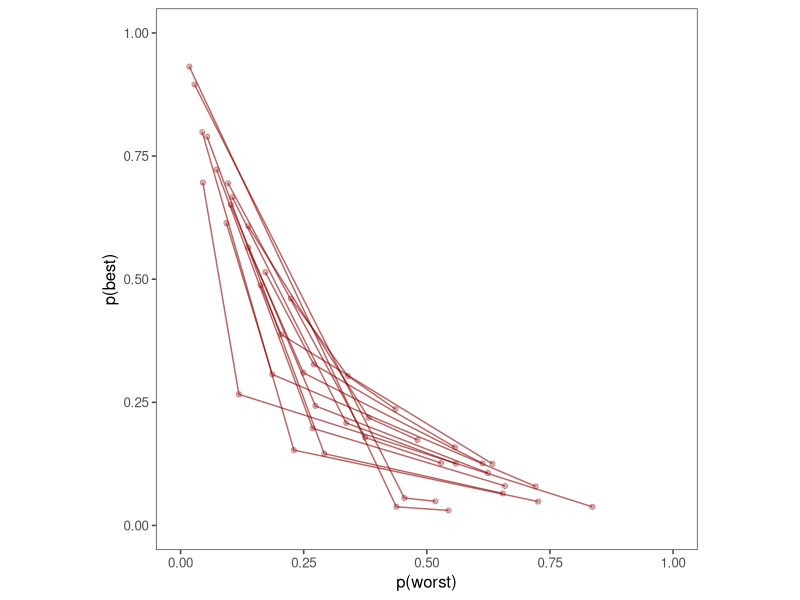

Reproduce this figure in R. (Note: this script raises an error after producing the figure.)
rm(list=ls())
# simulating maxdiff model to show monotonicity
library(tidyverse)
library(here)

model <- function(index){
  U <- rnorm(3)
  Ub <- U
  Uw <- -U
  pb <- exp(Ub)/sum(exp(Ub))
  pw <- exp(Uw)/sum(exp(Uw))
  return(
    tibble(
      index=index,
      option=c(1:3),
      pb=pb,
      pw=pw
    )
  )
}

set.seed(6)
sim <- map(1:15, model) %>%
  list_rbind()

sim %>%
  ggplot(aes(pw,pb,group=index))+
  geom_point(alpha=.3,color="darkred")+
  geom_line(alpha=.6,color="darkred")+
  labs(x="p(worst)",y="p(best)")+
  coord_fixed(xlim=c(0,1),ylim=c(0,1))+
  ggthemes::theme_few()
ggsave(filename=here("analysis/plots/maxdiff_sim_monotonic.jpeg"),width=3,height=3)

